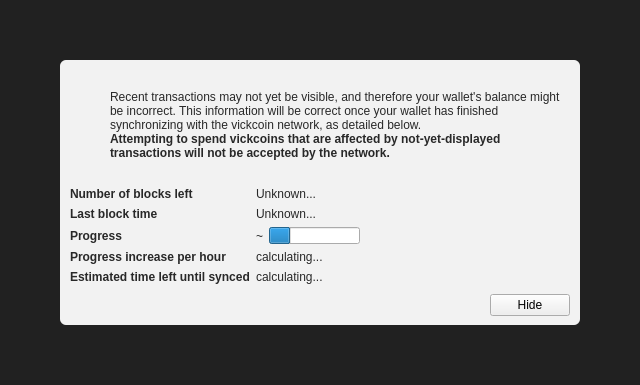
<?xml version="1.0" encoding="UTF-8"?>
<ui version="4.0">
 <class>ModalOverlay</class>
 <widget class="ModalOverlay" name="ModalOverlay">
  <property name="geometry">
   <rect>
    <x>0</x>
    <y>0</y>
    <width>640</width>
    <height>385</height>
   </rect>
  </property>
  <property name="windowTitle">
   <string>Form</string>
  </property>
  <layout class="QVBoxLayout" name="verticalLayout" stretch="0">
   <property name="sizeConstraint">
    <enum>QLayout::SetDefaultConstraint</enum>
   </property>
   <property name="leftMargin">
    <number>0</number>
   </property>
   <property name="topMargin">
    <number>0</number>
   </property>
   <property name="rightMargin">
    <number>0</number>
   </property>
   <property name="bottomMargin">
    <number>0</number>
   </property>
   <item>
    <widget class="QWidget" name="bgWidget" native="true">
     <property name="styleSheet">
      <string notr="true">#bgWidget { background: rgba(0,0,0,220); }</string>
     </property>
     <layout class="QVBoxLayout" name="verticalLayoutMain" stretch="1">
      <property name="leftMargin">
       <number>60</number>
      </property>
      <property name="topMargin">
       <number>60</number>
      </property>
      <property name="rightMargin">
       <number>60</number>
      </property>
      <property name="bottomMargin">
       <number>60</number>
      </property>
      <item>
       <widget class="QWidget" name="contentWidget" native="true">
        <property name="styleSheet">
         <string notr="true">#contentWidget { background: rgba(255,255,255,240); border-radius: 6px; }

QLabel { color: rgb(40,40,40);  }</string>
        </property>
        <layout class="QVBoxLayout" name="verticalLayoutSub" stretch="1,0,0,0">
         <property name="spacing">
          <number>0</number>
         </property>
         <property name="leftMargin">
          <number>10</number>
         </property>
         <property name="topMargin">
          <number>10</number>
         </property>
         <property name="rightMargin">
          <number>10</number>
         </property>
         <property name="bottomMargin">
          <number>10</number>
         </property>
         <item>
          <layout class="QHBoxLayout" name="horizontalLayoutIconText" stretch="0,1">
           <property name="topMargin">
            <number>20</number>
           </property>
           <item>
            <layout class="QVBoxLayout" name="verticalLayoutIcon">
             <property name="leftMargin">
              <number>0</number>
             </property>
             <item>
              <widget class="QPushButton" name="warningIcon">
               <property name="enabled">
                <bool>false</bool>
               </property>
               <property name="text">
                <string/>
               </property>
               <property name="icon">
                <iconset>
                 <normaloff>:/icons/warning</normaloff>
                 <disabledoff>:/icons/warning</disabledoff>:/icons/warning</iconset>
               </property>
               <property name="iconSize">
                <size>
                 <width>48</width>
                 <height>48</height>
                </size>
               </property>
               <property name="flat">
                <bool>true</bool>
               </property>
              </widget>
             </item>
             <item>
              <spacer name="verticalSpacerWarningIcon">
               <property name="orientation">
                <enum>Qt::Vertical</enum>
               </property>
               <property name="sizeHint" stdset="0">
                <size>
                 <width>20</width>
                 <height>40</height>
                </size>
               </property>
              </spacer>
             </item>
            </layout>
           </item>
           <item>
            <layout class="QVBoxLayout" name="verticalLayoutInfoText">
             <property name="leftMargin">
              <number>0</number>
             </property>
             <property name="topMargin">
              <number>0</number>
             </property>
             <item>
              <widget class="QLabel" name="infoText">
               <property name="text">
                <string>Recent transactions may not yet be visible, and therefore your wallet's balance might be incorrect. This information will be correct once your wallet has finished synchronizing with the vickcoin network, as detailed below.</string>
               </property>
               <property name="textFormat">
                <enum>Qt::RichText</enum>
               </property>
               <property name="wordWrap">
                <bool>true</bool>
               </property>
              </widget>
             </item>
             <item>
              <widget class="QLabel" name="infoTextStrong">
               <property name="font">
                <font>
                 <weight>75</weight>
                 <bold>true</bold>
                </font>
               </property>
               <property name="text">
                <string>Attempting to spend vickcoins that are affected by not-yet-displayed transactions will not be accepted by the network.</string>
               </property>
               <property name="textFormat">
                <enum>Qt::RichText</enum>
               </property>
               <property name="wordWrap">
                <bool>true</bool>
               </property>
              </widget>
             </item>
             <item>
              <spacer name="verticalSpacerInTextSpace">
               <property name="orientation">
                <enum>Qt::Vertical</enum>
               </property>
               <property name="sizeHint" stdset="0">
                <size>
                 <width>20</width>
                 <height>40</height>
                </size>
               </property>
              </spacer>
             </item>
            </layout>
           </item>
          </layout>
         </item>
         <item>
          <spacer name="verticalSpacerAfterText">
           <property name="orientation">
            <enum>Qt::Vertical</enum>
           </property>
           <property name="sizeHint" stdset="0">
            <size>
             <width>20</width>
             <height>40</height>
            </size>
           </property>
          </spacer>
         </item>
         <item>
          <layout class="QFormLayout" name="formLayout">
           <property name="fieldGrowthPolicy">
            <enum>QFormLayout::FieldsStayAtSizeHint</enum>
           </property>
           <property name="horizontalSpacing">
            <number>6</number>
           </property>
           <property name="verticalSpacing">
            <number>6</number>
           </property>
           <property name="topMargin">
            <number>10</number>
           </property>
           <item row="0" column="0">
            <widget class="QLabel" name="labelNumberOfBlocksLeft">
             <property name="font">
              <font>
               <weight>75</weight>
               <bold>true</bold>
              </font>
             </property>
             <property name="text">
              <string>Number of blocks left</string>
             </property>
            </widget>
           </item>
           <item row="0" column="1">
            <widget class="QLabel" name="numberOfBlocksLeft">
             <property name="text">
              <string>Unknown...</string>
             </property>
            </widget>
           </item>
           <item row="1" column="0">
            <widget class="QLabel" name="labelLastBlockTime">
             <property name="font">
              <font>
               <weight>75</weight>
               <bold>true</bold>
              </font>
             </property>
             <property name="text">
              <string>Last block time</string>
             </property>
            </widget>
           </item>
           <item row="1" column="1">
            <widget class="QLabel" name="newestBlockDate">
             <property name="sizePolicy">
              <sizepolicy hsizetype="Maximum" vsizetype="Preferred">
               <horstretch>0</horstretch>
               <verstretch>0</verstretch>
              </sizepolicy>
             </property>
             <property name="text">
              <string>Unknown...</string>
             </property>
            </widget>
           </item>
           <item row="2" column="0">
            <widget class="QLabel" name="labelSyncDone">
             <property name="font">
              <font>
               <weight>75</weight>
               <bold>true</bold>
              </font>
             </property>
             <property name="text">
              <string>Progress</string>
             </property>
            </widget>
           </item>
           <item row="2" column="1">
            <layout class="QHBoxLayout" name="horizontalLayoutSync" stretch="0,1">
             <item>
              <widget class="QLabel" name="percentageProgress">
               <property name="text">
                <string notr="true">~</string>
               </property>
              </widget>
             </item>
             <item>
              <widget class="QProgressBar" name="progressBar">
               <property name="value">
                <number>24</number>
               </property>
               <property name="format">
                <string/>
               </property>
              </widget>
             </item>
            </layout>
           </item>
           <item row="4" column="0">
            <widget class="QLabel" name="labelProgressIncrease">
             <property name="font">
              <font>
               <weight>75</weight>
               <bold>true</bold>
              </font>
             </property>
             <property name="text">
              <string>Progress increase per hour</string>
             </property>
            </widget>
           </item>
           <item row="4" column="1">
            <widget class="QLabel" name="progressIncreasePerH">
             <property name="text">
              <string>calculating...</string>
             </property>
            </widget>
           </item>
           <item row="5" column="0">
            <widget class="QLabel" name="labelEstimatedTimeLeft">
             <property name="font">
              <font>
               <weight>75</weight>
               <bold>true</bold>
              </font>
             </property>
             <property name="text">
              <string>Estimated time left until synced</string>
             </property>
            </widget>
           </item>
           <item row="5" column="1">
            <widget class="QLabel" name="expectedTimeLeft">
             <property name="text">
              <string>calculating...</string>
             </property>
            </widget>
           </item>
          </layout>
         </item>
         <item>
          <layout class="QHBoxLayout" name="horizontalLayoutButtons">
           <property name="leftMargin">
            <number>10</number>
           </property>
           <property name="topMargin">
            <number>10</number>
           </property>
           <item>
            <spacer name="horizontalSpacer">
             <property name="orientation">
              <enum>Qt::Horizontal</enum>
             </property>
             <property name="sizeHint" stdset="0">
              <size>
               <width>40</width>
               <height>20</height>
              </size>
             </property>
            </spacer>
           </item>
           <item>
            <widget class="QPushButton" name="closeButton">
             <property name="text">
              <string>Hide</string>
             </property>
            </widget>
           </item>
          </layout>
         </item>
        </layout>
       </widget>
      </item>
     </layout>
    </widget>
   </item>
  </layout>
 </widget>
 <customwidgets>
  <customwidget>
   <class>ModalOverlay</class>
   <extends>QWidget</extends>
   <header>modaloverlay.h</header>
   <container>1</container>
  </customwidget>
 </customwidgets>
 <resources/>
 <connections/>
</ui>
